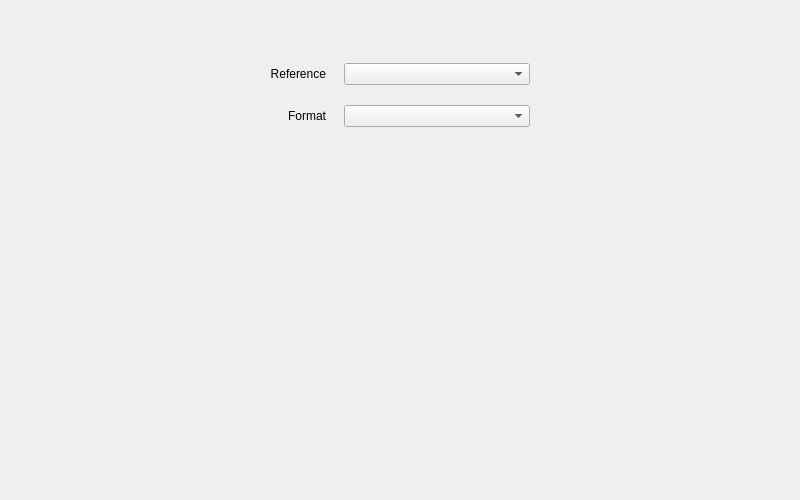
<?xml version="1.0" encoding="UTF-8"?>
<ui version="4.0">
 <class>CUE01_Reference_Input_Widget_Form</class>
 <widget class="QWidget" name="CUE01_Reference_Input_Widget_Form">
  <property name="geometry">
   <rect>
    <x>0</x>
    <y>0</y>
    <width>800</width>
    <height>500</height>
   </rect>
  </property>
  <property name="windowTitle">
   <string>Form</string>
  </property>
  <layout class="QVBoxLayout" name="verticalLayout_2">
   <item>
    <layout class="QVBoxLayout" name="verticalLayout">
     <item>
      <spacer name="verticalSpacer_2">
       <property name="orientation">
        <enum>Qt::Vertical</enum>
       </property>
       <property name="sizeType">
        <enum>QSizePolicy::Maximum</enum>
       </property>
       <property name="sizeHint" stdset="0">
        <size>
         <width>20</width>
         <height>40</height>
        </size>
       </property>
      </spacer>
     </item>
     <item>
      <layout class="QHBoxLayout" name="horizontalLayout">
       <item>
        <spacer name="horizontalSpacer">
         <property name="orientation">
          <enum>Qt::Horizontal</enum>
         </property>
         <property name="sizeType">
          <enum>QSizePolicy::Expanding</enum>
         </property>
         <property name="sizeHint" stdset="0">
          <size>
           <width>250</width>
           <height>20</height>
          </size>
         </property>
        </spacer>
       </item>
       <item>
        <layout class="QGridLayout" name="gridLayout">
         <property name="horizontalSpacing">
          <number>18</number>
         </property>
         <property name="verticalSpacing">
          <number>20</number>
         </property>
         <item row="0" column="0">
          <widget class="QLabel" name="label">
           <property name="text">
            <string>Reference</string>
           </property>
           <property name="alignment">
            <set>Qt::AlignRight|Qt::AlignTrailing|Qt::AlignVCenter</set>
           </property>
          </widget>
         </item>
         <item row="0" column="1">
          <widget class="CustomComboBox" name="comboBox_ref">
           <property name="sizePolicy">
            <sizepolicy hsizetype="Expanding" vsizetype="Fixed">
             <horstretch>0</horstretch>
             <verstretch>0</verstretch>
            </sizepolicy>
           </property>
          </widget>
         </item>
         <item row="1" column="0">
          <widget class="QLabel" name="label_2">
           <property name="text">
            <string>Format</string>
           </property>
           <property name="alignment">
            <set>Qt::AlignRight|Qt::AlignTrailing|Qt::AlignVCenter</set>
           </property>
          </widget>
         </item>
         <item row="1" column="1">
          <widget class="CustomComboBox" name="comboBox_format">
           <property name="sizePolicy">
            <sizepolicy hsizetype="Expanding" vsizetype="Fixed">
             <horstretch>0</horstretch>
             <verstretch>0</verstretch>
            </sizepolicy>
           </property>
          </widget>
         </item>
        </layout>
       </item>
       <item>
        <spacer name="horizontalSpacer_2">
         <property name="orientation">
          <enum>Qt::Horizontal</enum>
         </property>
         <property name="sizeType">
          <enum>QSizePolicy::Expanding</enum>
         </property>
         <property name="sizeHint" stdset="0">
          <size>
           <width>250</width>
           <height>20</height>
          </size>
         </property>
        </spacer>
       </item>
      </layout>
     </item>
     <item>
      <spacer name="verticalSpacer">
       <property name="orientation">
        <enum>Qt::Vertical</enum>
       </property>
       <property name="sizeType">
        <enum>QSizePolicy::Maximum</enum>
       </property>
       <property name="sizeHint" stdset="0">
        <size>
         <width>20</width>
         <height>350</height>
        </size>
       </property>
      </spacer>
     </item>
    </layout>
   </item>
  </layout>
 </widget>
 <customwidgets>
  <customwidget>
   <class>CustomComboBox</class>
   <extends>QComboBox</extends>
   <header>src.components.CustomComboBox</header>
  </customwidget>
 </customwidgets>
 <resources/>
 <connections/>
</ui>
